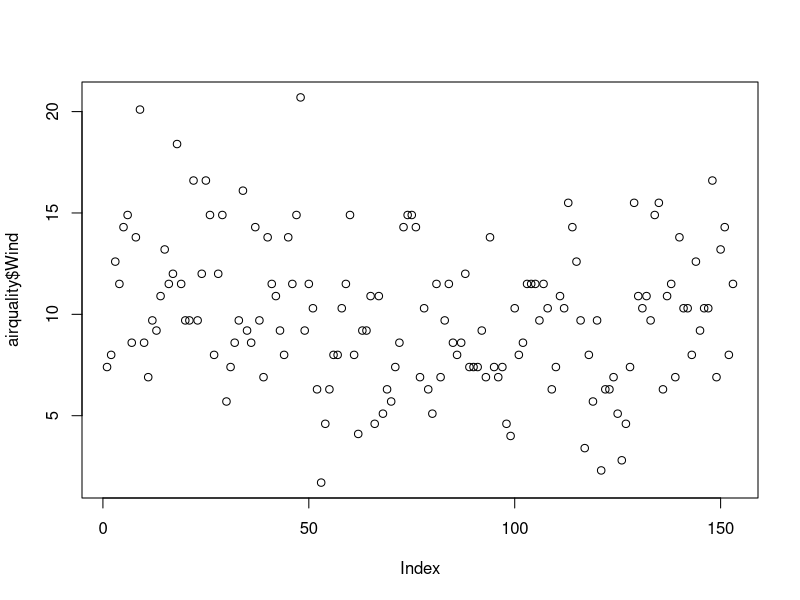
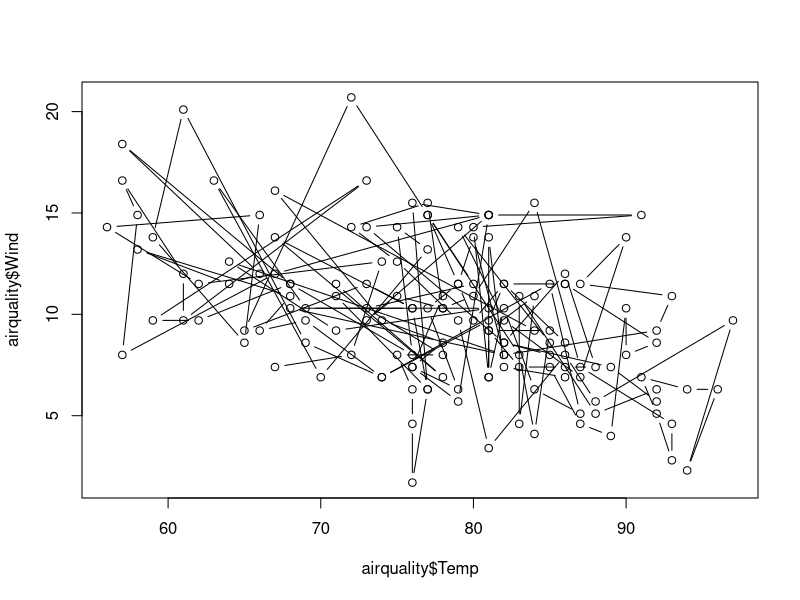
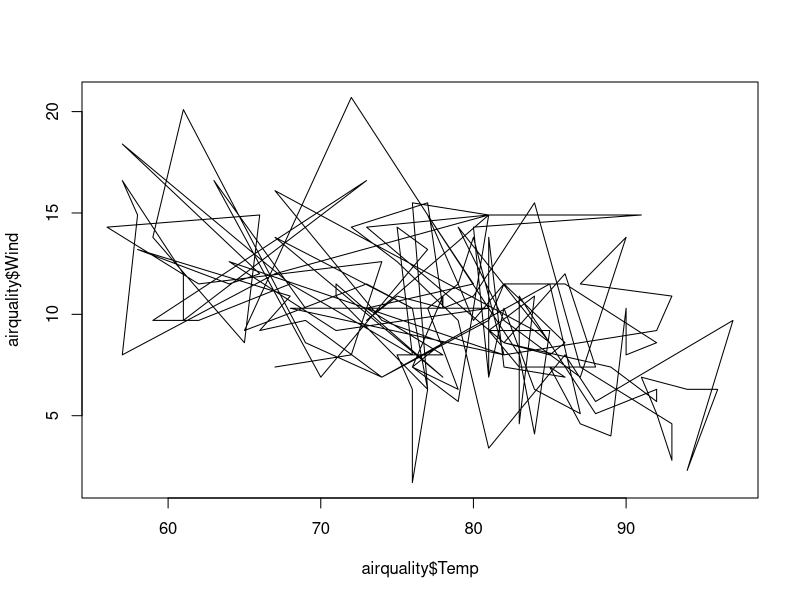
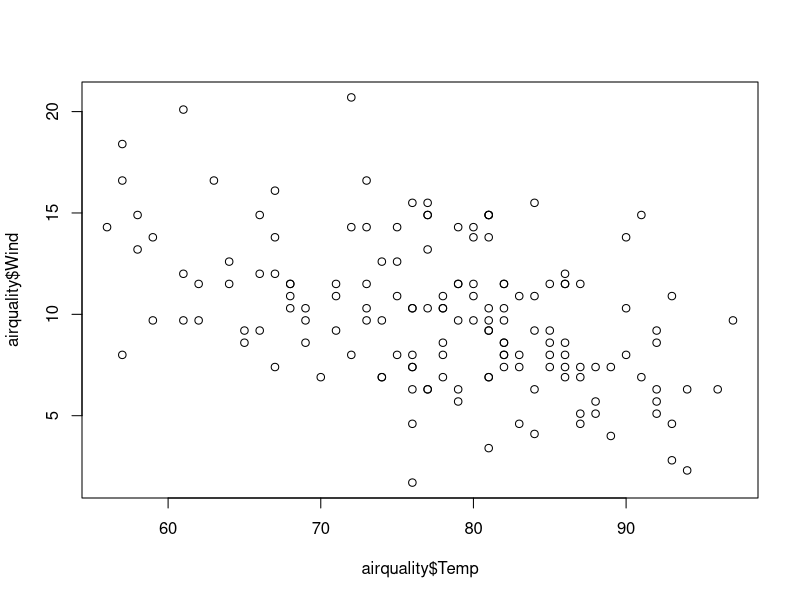
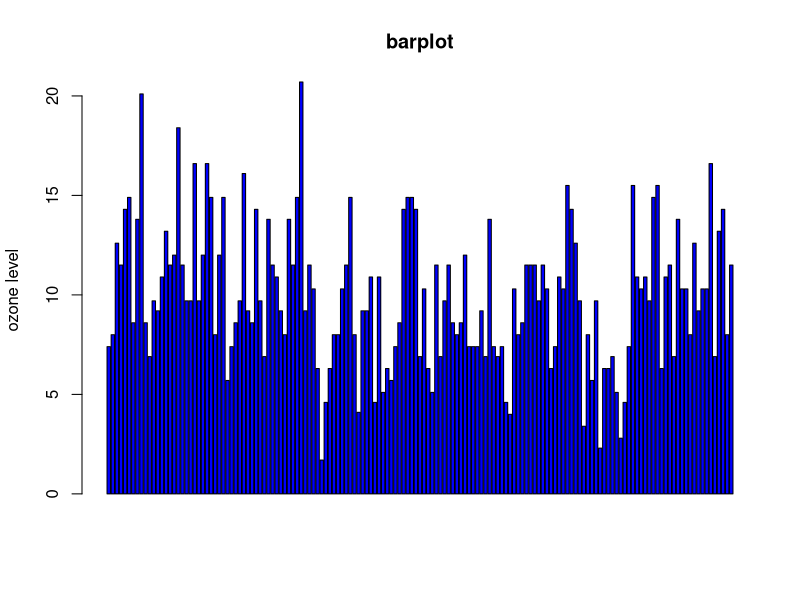
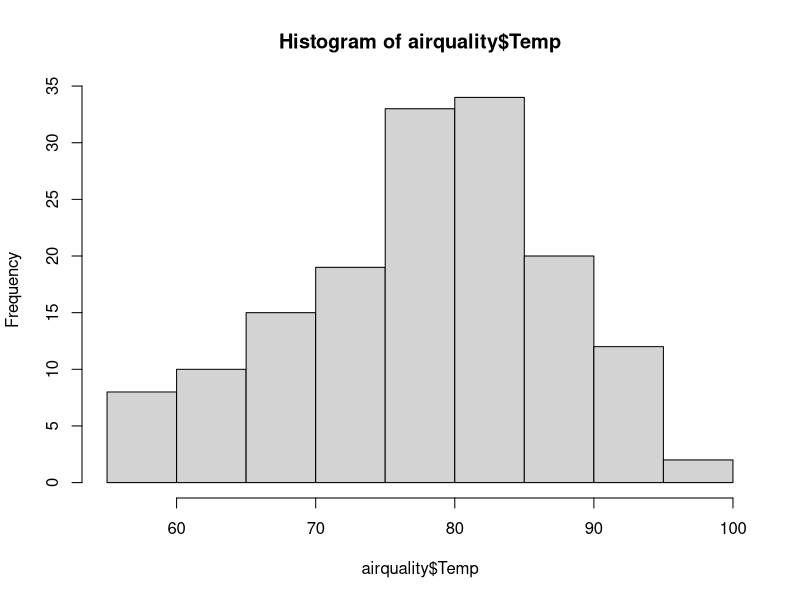
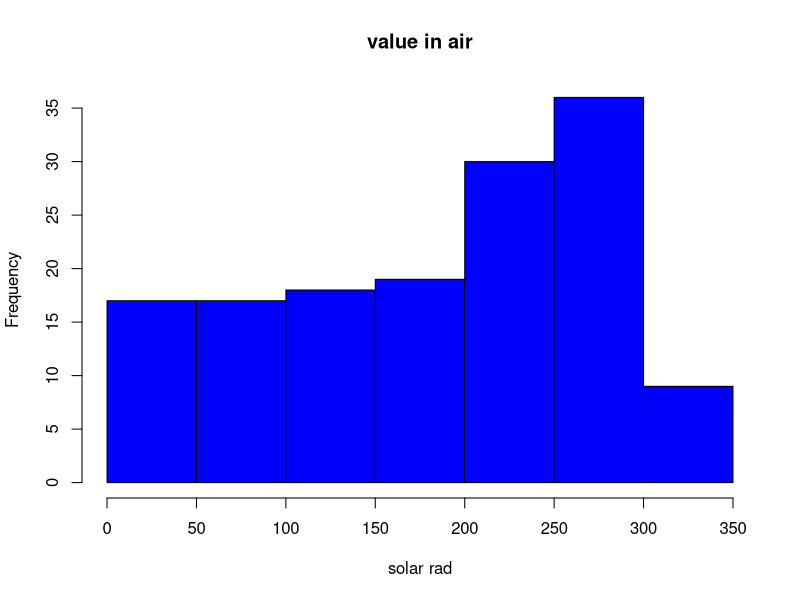
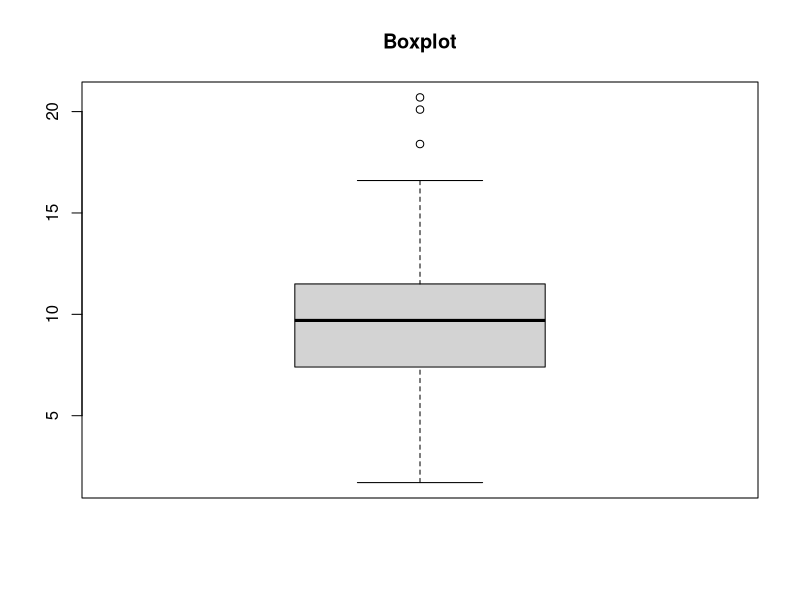

These charts were generated, in order, by the following R code:
head(airquality)
tail(airquality)
summary(airquality)
summary(airquality$Wind)
plot(airquality$Wind)
plot(airquality$Temp,airquality$Wind,type = "b")
plot(airquality$Temp,airquality$Wind,type = "l")
plot(airquality$Temp,airquality$Wind,type = "p")
barplot(airquality$Wind,main = "barplot",ylab = "ozone level",col = 'blue',horiz = F,axes = T)
hist(airquality$Temp)
hist(airquality$Solar.R,main = 'value in air',xlab = 'solar rad',col = 'blue')
boxplot(airquality$Wind,main="Boxplot")
summary(airquality$Wind)
boxplot(airquality[,1:4],main="multuple")
#margin of the grid(mar)
#no of rows and columns(mfrow)
#whether a border is to be included(bty)
#
par(mfrow=c(3,3),mar=c(2,5,2,1),las=0,bty="o")
plot(airquality$Ozone)
plot(airquality$Ozone,airquality$Wind)
plot(airquality$Ozone,type = "l")
plot(airquality$Ozone,type = "l")
barplot(airquality$Ozone, main = 'ozone consecentretedin air',xlab='ozone level',col='green',horiz='TRUE')
hist(airquality$Solar.R)
boxplot(airquality$Solar.R)
boxplot(airquality[,1:4],main='multiple box plot')
